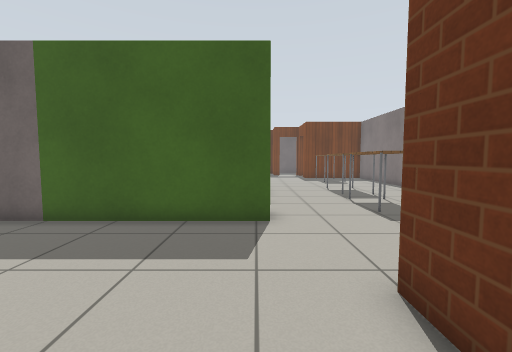
View 1 (above)

23 first-person views from a walk through a Gazebo world. The camera is 0.9 m above the floor, tilts 4° down and sees 90° across. The floor is counted in squares, 0.5 m on a side. Each view is taken from the middle of a square. On the plan, view 1 faces up. The plan holds only what a view shows up to about 15 squares ahead; the rest is blank. Robots are left out. Gazebo's built-in surfaces are drawn with simple patterns.

View 2
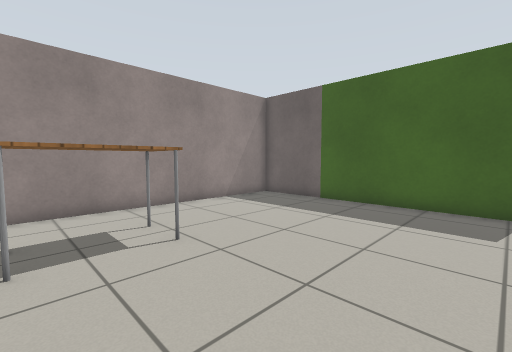

View 3
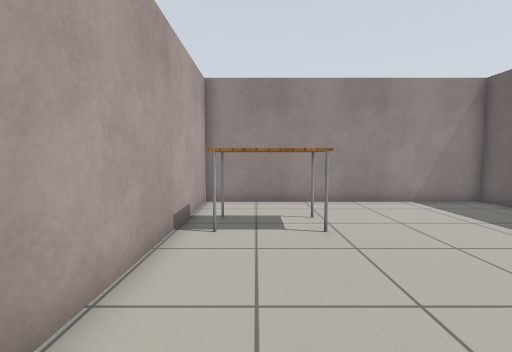

View 4
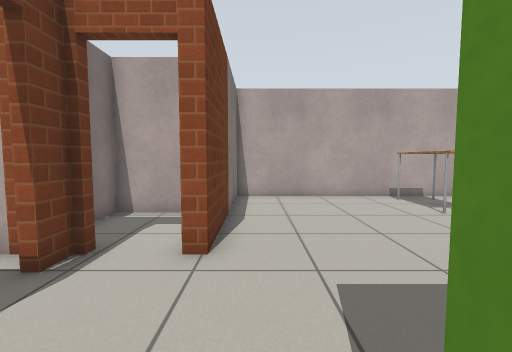

View 5
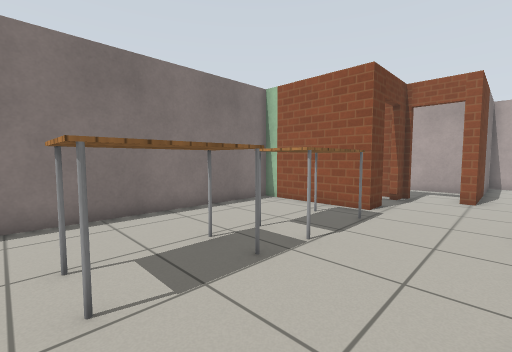

View 6
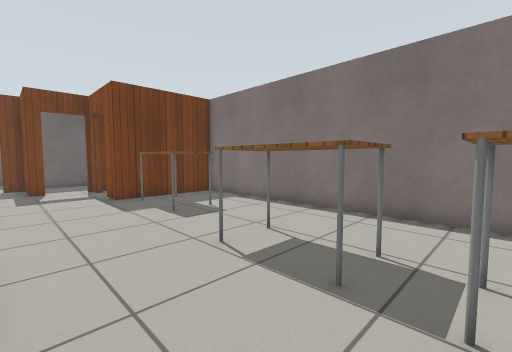

View 7
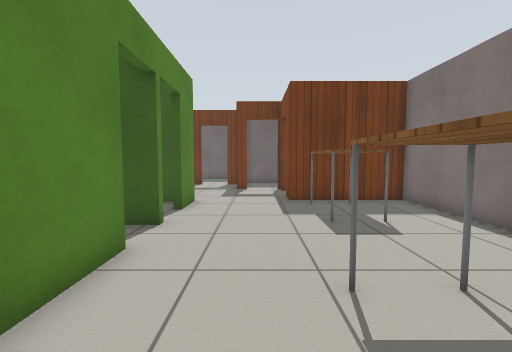

View 8
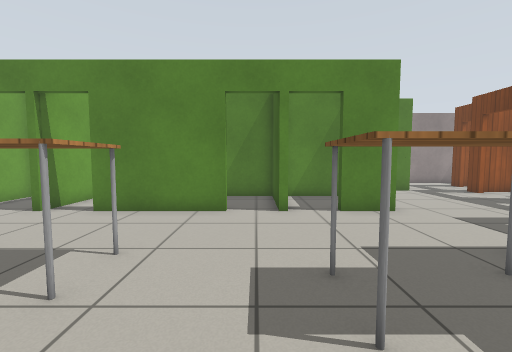

View 9
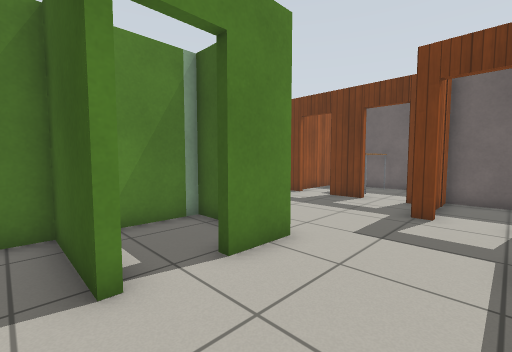

View 10
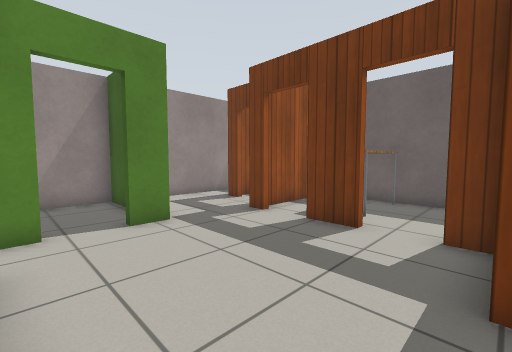

View 11
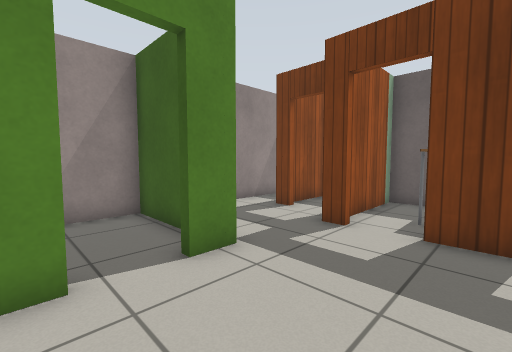

View 12
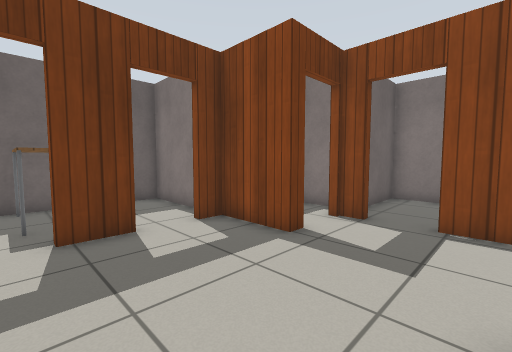

View 13
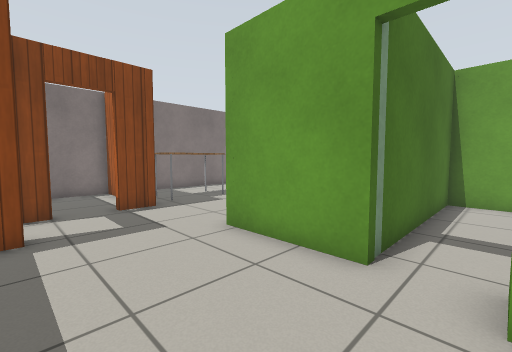

View 14
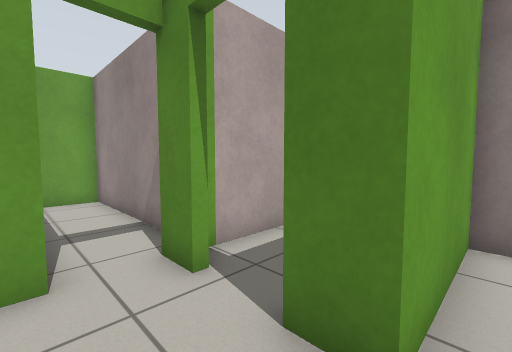

View 15
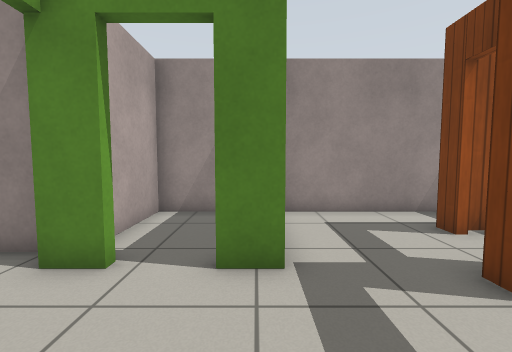

View 16
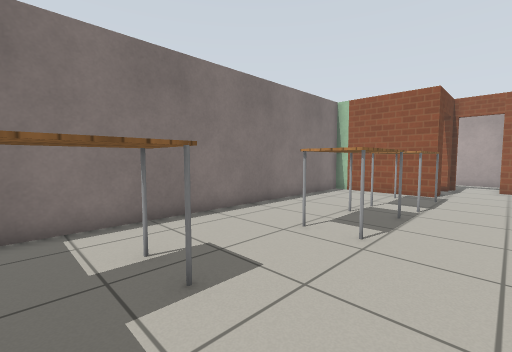

View 17
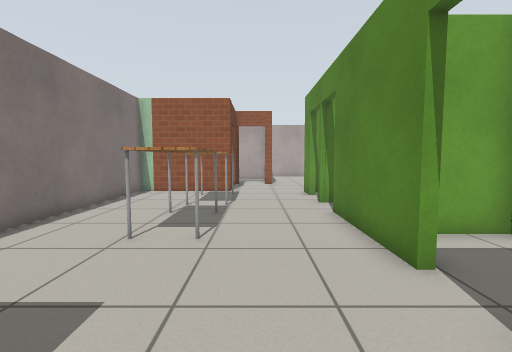

View 18
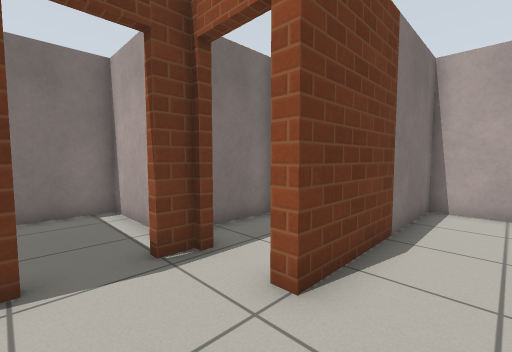

View 19
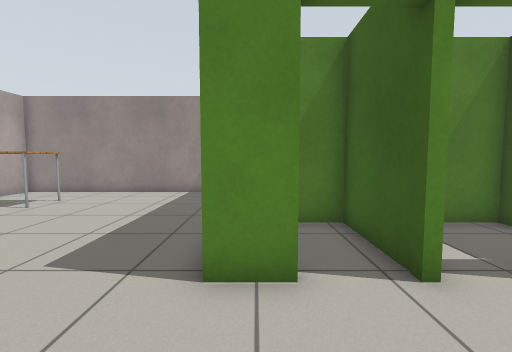

View 20
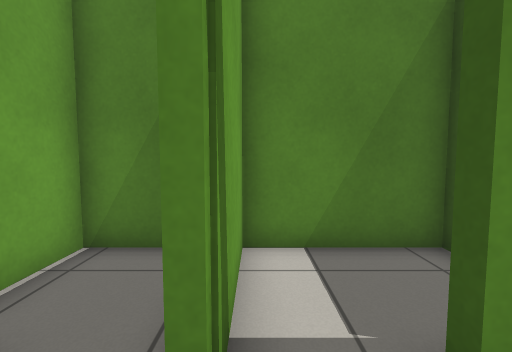

View 21
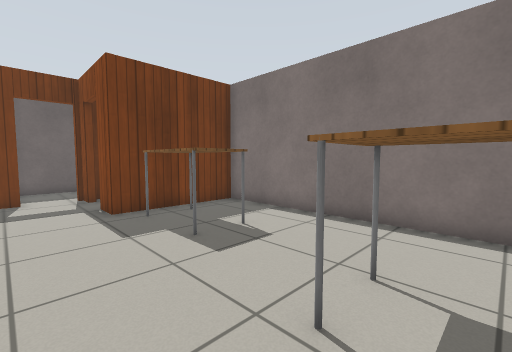

View 22
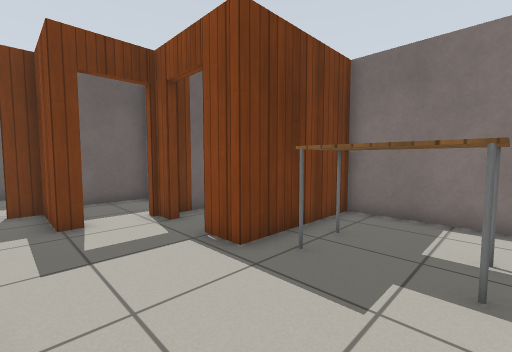

View 23
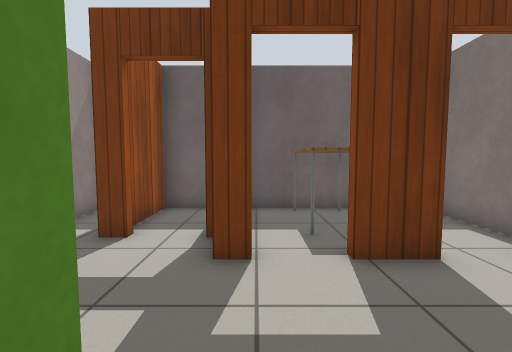

### Floor plan
Points are (right, up) in squares from view 1. A wall is a line through its corners. A room is listed if a view was taken in it or the views show most of it. See-through windows are left out.
Room 1 (views 1, 2, 3, 18)
walls: (0.4, 7.2) (-9.5, 7.2) (-9.5, -4.1) (1.9, -4.1) (1.9, 3.3) (2.5, 3.3); (4.4, 3.2) (4.4, 4.1); (4.4, 5.9) (4.4, 7)
ways out: opening at (2, 7) to room 2; open door at (4.8, 5) to room 8; open door at (3.5, 3) to room 10
objects: table (-6, -3) to (-5, 0)
Room 2 (views 4, 5, 6, 7, 8, 9, 16, 17, 19, 20, 21, 22)
walls: (0.4, 17) (0.4, 12.5); (0.4, 8.6) (0.4, 7.2); (4.4, 7) (9.3, 7) (9.3, 22.9) (4.4, 22.9); (0.4, 22.7) (0.4, 20.9)
ways out: opening at (2, 7) to room 1; opening at (2, 23) to room 3; open door at (0, 10.5) to room 12; open door at (0, 19) to room 13
objects: table (4, 9) to (5, 11); table (5, 13) to (6, 15); table (5, 19) to (6, 22)
Room 3 (views 10, 11, 12, 14, 15, 23)
walls: (-3.3, 22.7) (0.4, 22.7); (2.5, 26.7) (1.9, 26.7) (1.9, 29.4) (1, 29.4); (-5.1, 26.5) (-5.1, 25.3); (-0.6, 29.4) (-2.4, 29.4); (4.4, 25.9) (4.4, 26.7); (4.4, 22.9) (4.4, 24.2)
ways out: opening at (2, 23) to room 2; opening at (-4.5, 27.5) to room 4; open door at (0.3, 29.7) to room 5; open door at (-4.6, 23.4) to room 6; open door at (4.7, 25.3) to room 7; open door at (3.5, 27) to room 11
Room 4 (view 13)
walls: (-6.9, 30.7) (-7.6, 30.7); (-4, 29.4) (-4.9, 29.4); (-9.5, 33.9) (-9.5, 26.5) (-5.1, 26.5)
ways out: opening at (-4.5, 27.5) to room 3; open door at (-3.3, 29.7) to room 5; open door at (-6.5, 31) to room 14
Room 5 (no view inside)
walls: (1.9, 30.7) (1.9, 34.1) (-4.5, 34.1) (-4.5, 30)
ways out: open door at (0.3, 29.7) to room 3; open door at (-3.3, 29.7) to room 4
objects: table (-2, 31) to (-1, 33)
Room 6 (no view inside)
walls: (-5.8, 21.9) (-5.8, 15) (-3.3, 15) (-3.3, 22.7)
ways out: open door at (-4.6, 23.4) to room 3
Room 7 (no view inside)
walls: (8.1, 23.2) (9.3, 23.2) (9.3, 26.7) (4.9, 26.7)
ways out: open door at (4.7, 25.3) to room 3
Room 8 (no view inside)
walls: (4.9, 3.3) (9.3, 3.3) (9.3, 5.9)
ways out: open door at (4.8, 5) to room 1
Room 9 (no view inside)
walls: (-6.8, 26.2) (-9.5, 26.2) (-9.5, 22.7) (-5.9, 22.7)
Room 10 (no view inside)
walls: (2.8, -0.4) (5.6, -0.4) (5.6, 2.1)
ways out: open door at (3.5, 3) to room 1
Room 11 (no view inside)
walls: (5.6, 27.8) (5.6, 30.4) (2.2, 30.4) (2.2, 28.5)
ways out: open door at (3.5, 27) to room 3
Room 12 (no view inside)
walls: (-3, 14.7) (-3, 10.7) (0.5, 10.7)
ways out: open door at (0, 10.5) to room 2
Room 13 (no view inside)
walls: (-3.1, 15) (-1.2, 15); (0.5, 18.8) (-3, 18.8) (-3, 16.6)
ways out: open door at (0, 19) to room 2
Room 14 (no view inside)
walls: (-5.8, 34.1) (-7.3, 34.1) (-7.3, 31.2)
ways out: open door at (-6.5, 31) to room 4
Room 15 (no view inside)
walls: (0.5, 10.4) (-3, 10.4) (-3, 7.5) (-0.1, 7.5)
Room 16 (no view inside)
walls: (-0.4, 22.4) (-3, 22.4) (-3, 19.5)

Where each view was taken, in squares from view 1:
view 1: 0 up, 0 right, facing up
view 2: 3 down, 0 right, facing up-left
view 3: 2 down, 1 right, facing left
view 4: 8 up, 1 right, facing down
view 5: 16 up, 1 right, facing down-right
view 6: 11 up, 1 right, facing up-right
view 7: 12 up, 3 right, facing up
view 8: 18 up, 9 right, facing left
view 9: 18 up, 4 right, facing up-left
view 10: 23 up, 2 right, facing up-left
view 11: 23 up, 1 left, facing up-left
view 12: 23 up, 3 left, facing up-right
view 13: 27 up, 5 left, facing down-right
view 14: 27 up, 3 left, facing down-left
view 15: 26 up, 1 left, facing left
view 16: 21 up, 2 right, facing down-right
view 17: 21 up, 3 right, facing down
view 18: 6 up, 0 right, facing down-right
view 19: 8 up, 4 right, facing left
view 20: 11 up, 2 right, facing left
view 21: 14 up, 2 right, facing up-right
view 22: 19 up, 1 right, facing up-right
view 23: 25 up, 4 left, facing up
